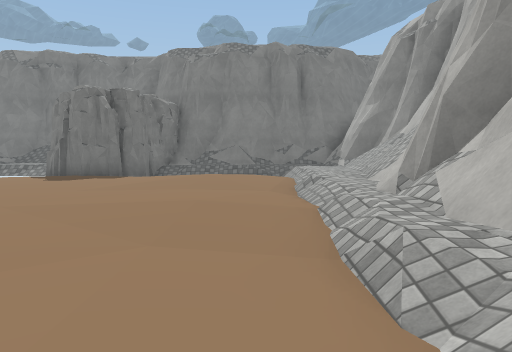
view 1 (above)

16 first-person views from a walk through a scene from a Unity 3-D project. The camera is 1.2 m above the floor, tilts 4° down and sees 70° across. The floor is counted in squares, 2 m on a side. Each view is taken from the middle of a square. On the plan, view 1 faces up. The plan holds only what a view shows up to about 10 squares ahead; the rest is blank. The place goes on beyond the plan. Some animated figures are not drawn. Some surface patterns are stand-ins.

view 2
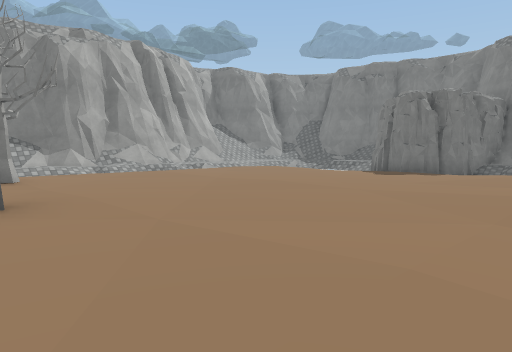

view 3
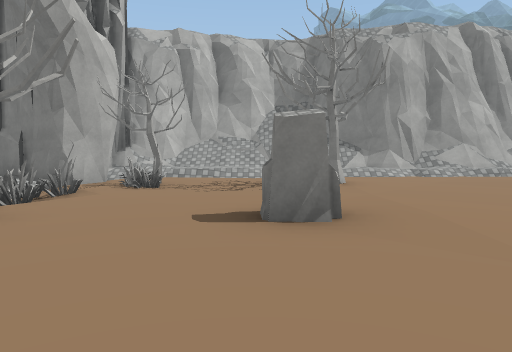

view 4
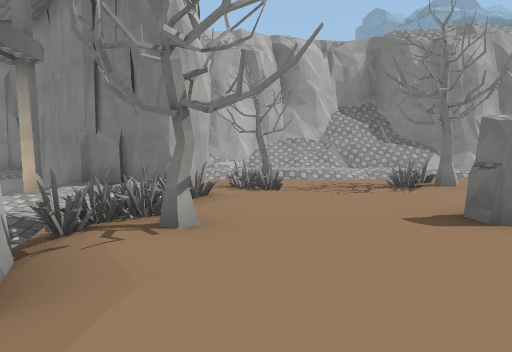

view 5
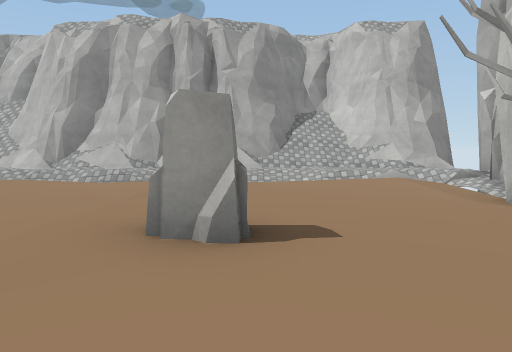

view 6
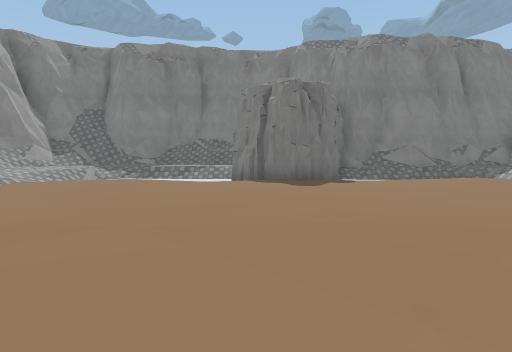

view 7
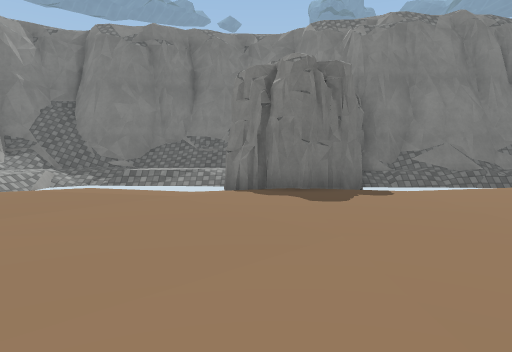

view 8
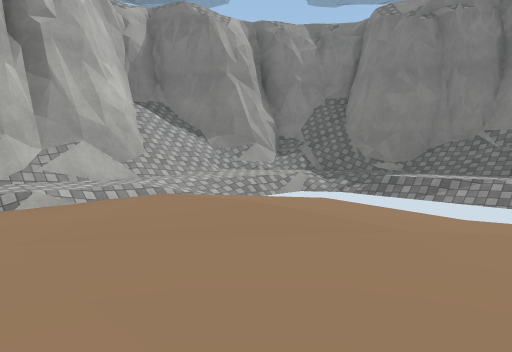

view 9
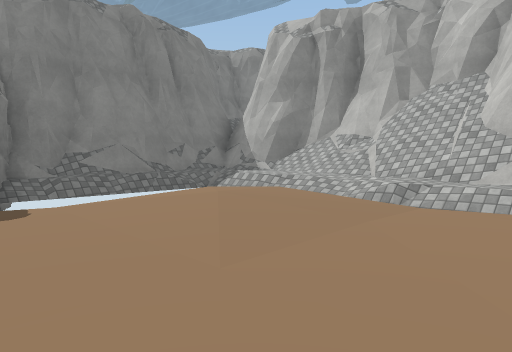

view 10
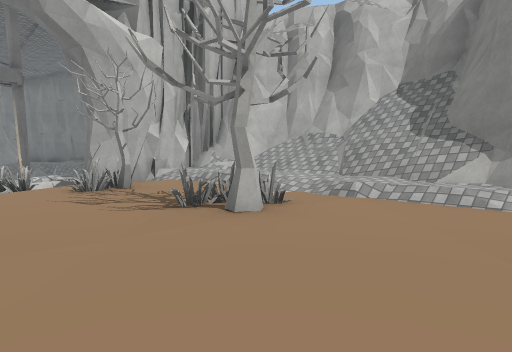

view 11
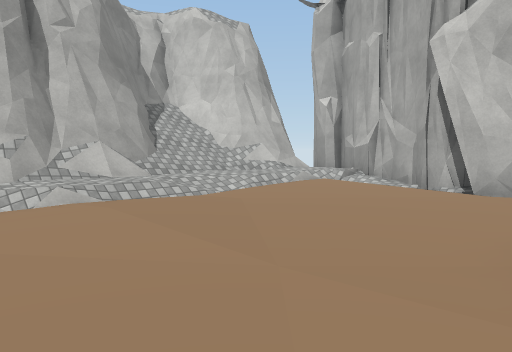

view 12
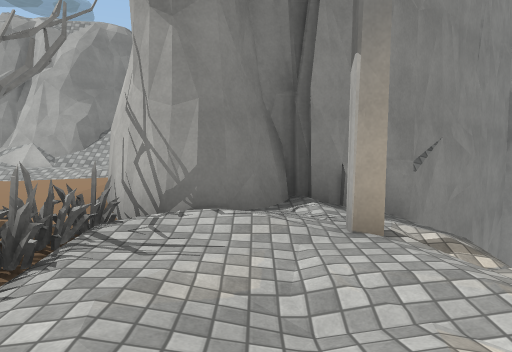

view 13
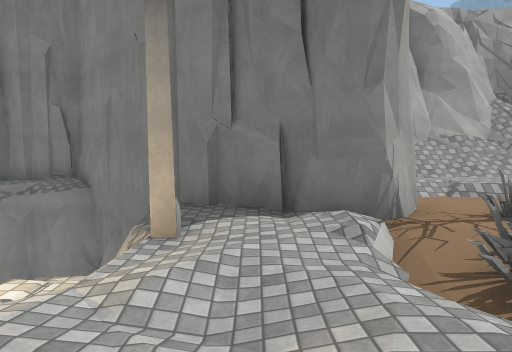

view 14
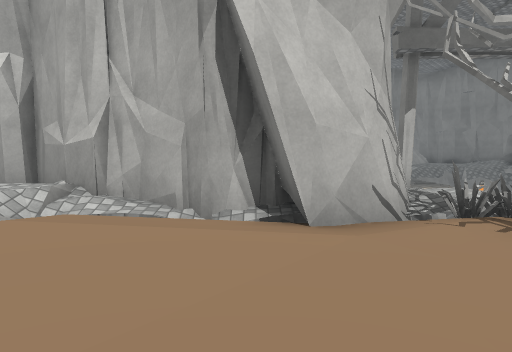

view 15
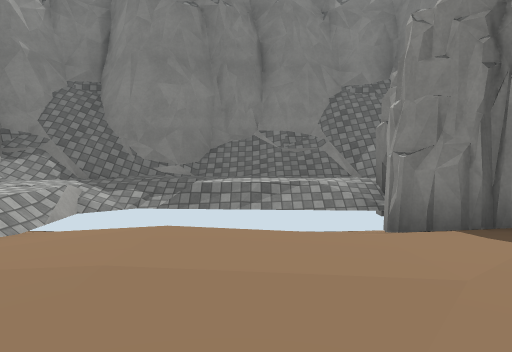

view 16
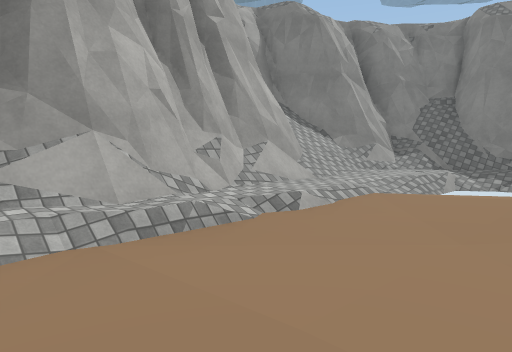

### Floor plan
Key: @ floor where view 1 was taken; # wall or solid block; . main floor; : floor 0.25 m higher than the main floor; - floor 0.25 m lower than the main floor; + floor 0.5 m higher than the main floor; _ floor 0.5 m lower than the main floor; * floor 4 m higher than the main floor; / step, stairs or slope; = window, fence, low wall or low ledge; ^ raised ledge; v drop or lower ground; T tree; R rock; O other object.
Columns run from 13 left of view 1 to 5 right of it. Each row starts with its distance up from view 1.
 14   #######
 13   #/##//
 12  ##//++/  #######
 11  ##/////###/=/+=#
 10 ##/+/  _###_///+##
  9 #//+-..-.#--../+/#
  8 #^#+........:./+/##
  7   #+........:.////#
  6   #+..........//=*#
  5   #/........../####
  4   ##........../#
  3   ##........../^
  2  ^^/..........+^
  1 ^=/+..O......./#
  0 ^//+.OT......@+##
 -1 ^=/+.....R....+###
 -2 ^=/+.T........+//#
 -3  ^/+.OO.......+//#
 -4  ^#+#..OOT....+=##
 -5   ####//OO#-#/+##
 -6    ##..-.:####./#
 -7    ##.#/..## ####
 -8  ###v v///v#
 -9  #v        vv
-10 ##v         v#
-11 #=v          #

Positions as (right, up) in squares from view 1, and headings:
1: (0, 0), facing up
2: (0, -1), facing up-left
3: (-1, -1), facing left
4: (-1, -3), facing left
5: (-7, -1), facing right
6: (-5, 1), facing up
7: (-5, 3), facing up
8: (-5, 5), facing up-left
9: (-4, 4), facing up-right
10: (-5, 3), facing down-left
11: (-4, 2), facing down-right
12: (-7, -6), facing right
13: (-4, -6), facing left
14: (-2, -1), facing down
15: (-7, 6), facing up
16: (-7, 3), facing up-left
